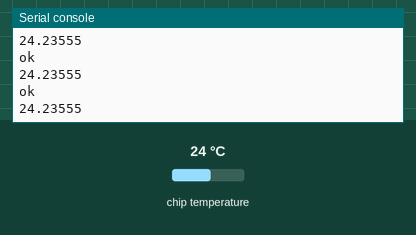
A program run on a simulated Raspberry Pi Pico running MicroPython. Shown: the last lines printed to the serial console. Inputs (shaded band) come from the test bench; at power-on: chip temperature 24 °C.

Above: at 1.2 s.
1.3 s: chip temperature set to 1 °C
At 1.71 s:
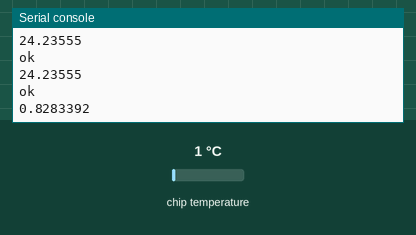
3.6 s: chip temperature set to 11 °C
At 3.81 s:
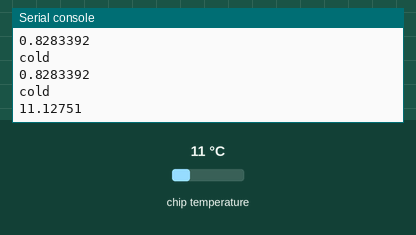
Timing chart, 0 to 6.6 s (numbered marks = the images above; inputs shaded):
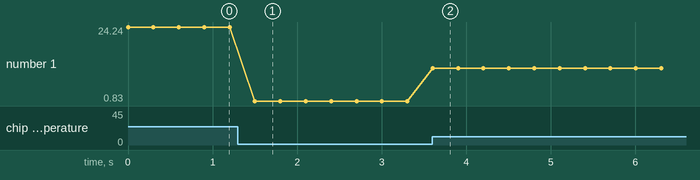

The program:

thermometer.py
```python
import machine
import utime

sensor_temp = machine.ADC(4)
conversion_factor = 3.3 / (65535)

while True:
    reading = sensor_temp.read_u16() * conversion_factor
    temperature = 27 - (reading - 0.706)/0.001721
    print(temperature)
    utime.sleep(0.3)

    if temperature<20 :
        print('cold')

    else:
        print('ok')
    
```

Measured:
- after the input at 1.3 s, the serial console: prints a new line after 0.20 s (image 1)
- after the input at 3.6 s, the serial console: prints a new line at once (image 2)
- plotted number 1: 24.24 → 0.83 after the input at 1.3 s, 0.83 → 11.13 after the input at 3.6 s
